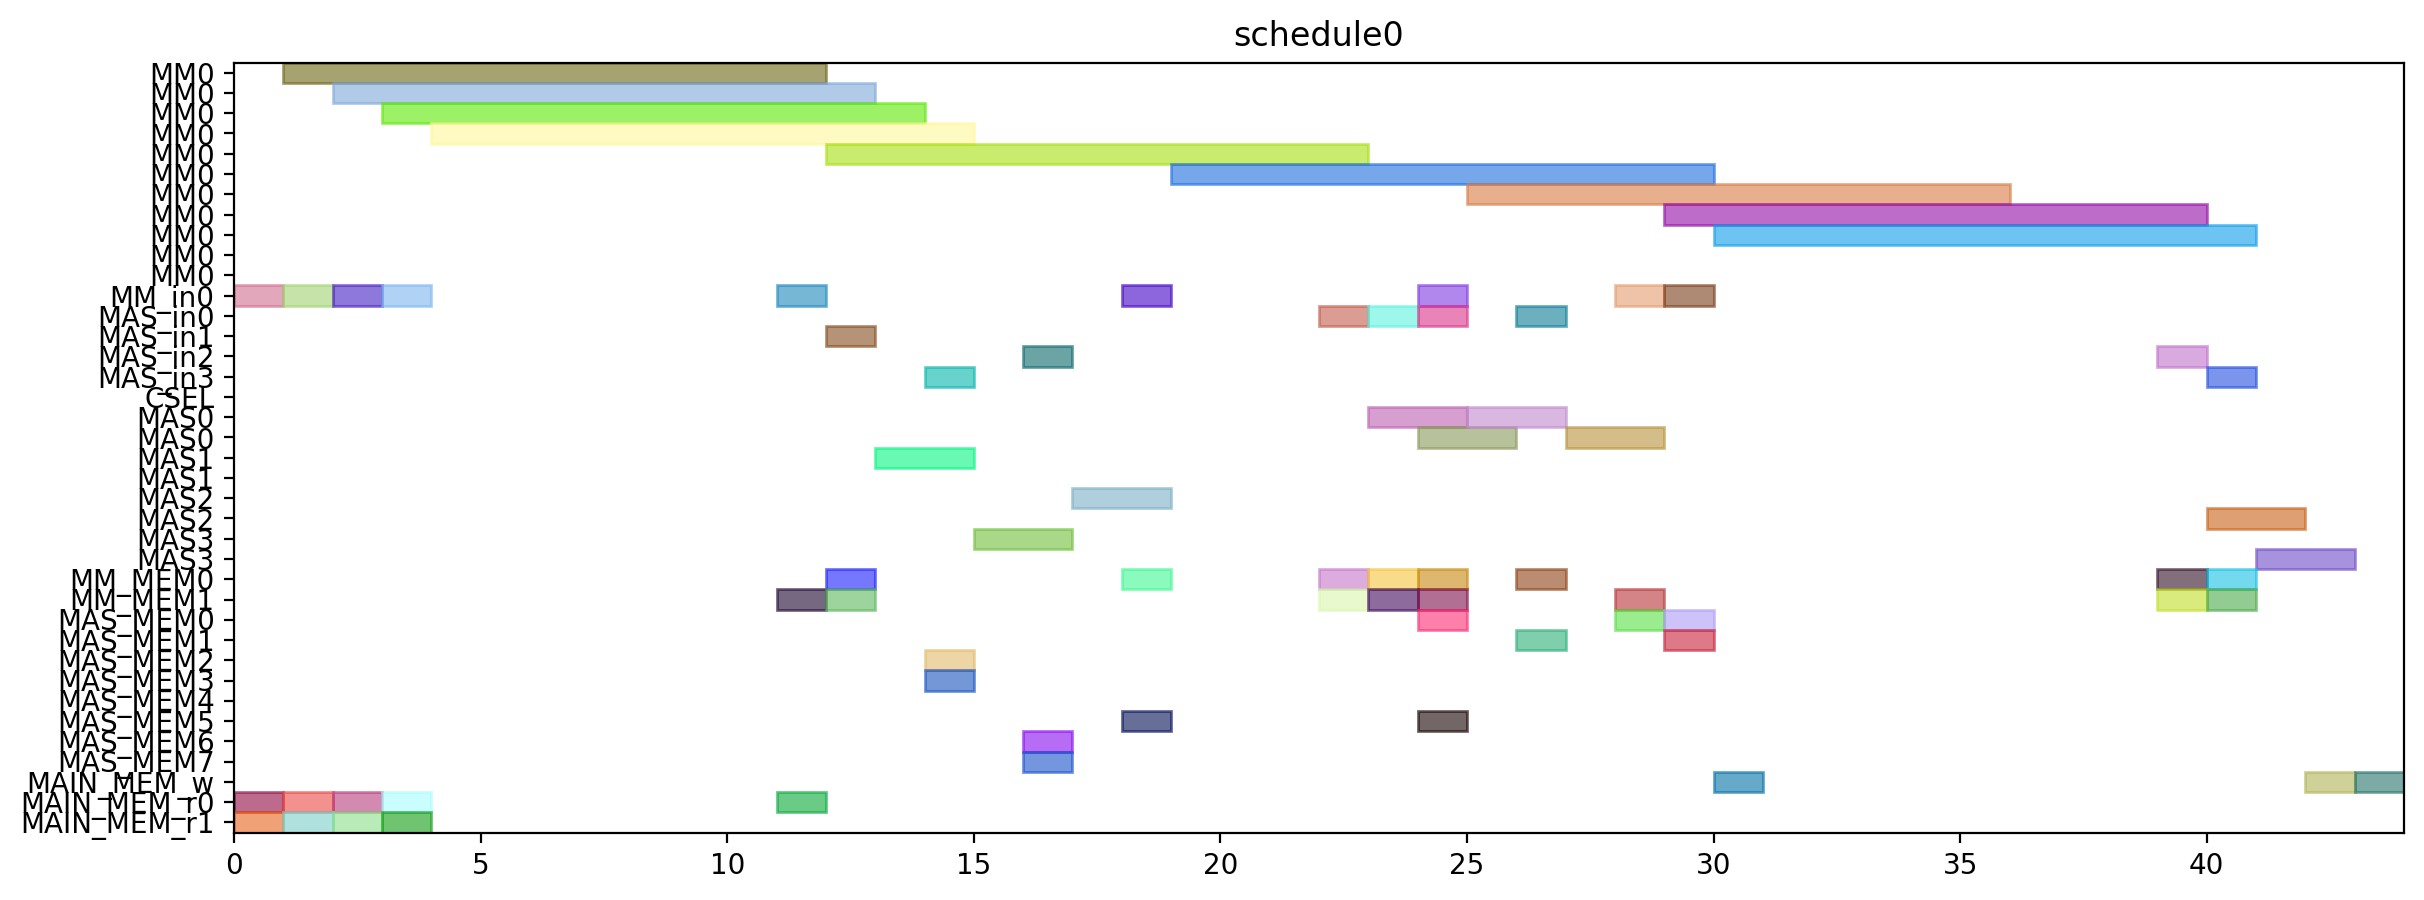

Recreate this plot in Python.
from pyschedule import Scenario, solvers, plotters, alt


def solve():
	horizon = 120
	S = Scenario("schedule0", horizon=horizon)

	# resource
	MM = S.Resources('MM', num=1, size=11)
	MM_in = S.Resources('MM_in', num=1)
	MAS_in = S.Resources('MAS_in', num=4)
	CSEL = S.Resource('CSEL')
	MAS = S.Resources('MAS', num=4, size=2, periods=range(1, horizon))
	MM_MEM = S.Resources('MM_MEM', num=2)
	MAS_MEM = S.Resources('MAS_MEM', num=8)
	MAIN_MEM_w = S.Resource('MAIN_MEM_w', size=1)
	MAIN_MEM_r = S.Resources('MAIN_MEM_r', num=2)

	# result of previous scheduling

	# new tasks
	t0 = S.Task('t0', length=11, delay_cost=1)
	t0 += alt(MM)
	t0_in = S.Task('t0_in', length=1, delay_cost=1)
	t0_in += alt(MM_in)
	S += t0_in*MM_in[0]<=t0*MM[0]
	t0_mem0 = S.Task('t0_mem0', length=1, delay_cost=1)
	t0_mem0 += MAIN_MEM_r[0]
	S += t0_mem0 <= t0

	t0_mem1 = S.Task('t0_mem1', length=1, delay_cost=1)
	t0_mem1 += MAIN_MEM_r[1]
	S += t0_mem1 <= t0

	t3 = S.Task('t3', length=11, delay_cost=1)
	t3 += alt(MM)
	t3_in = S.Task('t3_in', length=1, delay_cost=1)
	t3_in += alt(MM_in)
	S += t3_in*MM_in[0]<=t3*MM[0]
	t3_mem0 = S.Task('t3_mem0', length=1, delay_cost=1)
	t3_mem0 += MAIN_MEM_r[0]
	S += t3_mem0 <= t3

	t3_mem1 = S.Task('t3_mem1', length=1, delay_cost=1)
	t3_mem1 += MAIN_MEM_r[1]
	S += t3_mem1 <= t3

	t1 = S.Task('t1', length=11, delay_cost=1)
	t1 += alt(MM)
	t1_in = S.Task('t1_in', length=1, delay_cost=1)
	t1_in += alt(MM_in)
	S += t1_in*MM_in[0]<=t1*MM[0]
	t1_mem0 = S.Task('t1_mem0', length=1, delay_cost=1)
	t1_mem0 += MAIN_MEM_r[0]
	S += t1_mem0 <= t1

	t1_mem1 = S.Task('t1_mem1', length=1, delay_cost=1)
	t1_mem1 += MAIN_MEM_r[1]
	S += t1_mem1 <= t1

	t2 = S.Task('t2', length=11, delay_cost=1)
	t2 += alt(MM)
	t2_in = S.Task('t2_in', length=1, delay_cost=1)
	t2_in += alt(MM_in)
	S += t2_in*MM_in[0]<=t2*MM[0]
	t2_mem0 = S.Task('t2_mem0', length=1, delay_cost=1)
	t2_mem0 += MAIN_MEM_r[0]
	S += t2_mem0 <= t2

	t2_mem1 = S.Task('t2_mem1', length=1, delay_cost=1)
	t2_mem1 += MAIN_MEM_r[1]
	S += t2_mem1 <= t2

	t4 = S.Task('t4', length=11, delay_cost=1)
	t4 += alt(MM)
	t4_in = S.Task('t4_in', length=1, delay_cost=1)
	t4_in += alt(MM_in)
	S += t4_in*MM_in[0]<=t4*MM[0]
	t4_mem0 = S.Task('t4_mem0', length=1, delay_cost=1)
	t4_mem0 += MAIN_MEM_r[0]
	S += t4_mem0 <= t4

	t4_mem1 = S.Task('t4_mem1', length=1, delay_cost=1)
	t4_mem1 += alt(MM_MEM)
	S += (t2*MM[0])-1 < t4_mem1*MM_MEM[1]
	S += t4_mem1 <= t4

	t5 = S.Task('t5', length=2, delay_cost=1)
	t5 += alt(MAS)
	t5_in = S.Task('t5_in', length=1, delay_cost=1)
	t5_in += alt(MAS_in)
	S += t5_in*MAS_in[0]<=t5*MAS[0]

	S += t5_in*MAS_in[1]<=t5*MAS[1]

	S += t5_in*MAS_in[2]<=t5*MAS[2]

	S += t5_in*MAS_in[3]<=t5*MAS[3]

	t5_mem0 = S.Task('t5_mem0', length=1, delay_cost=1)
	t5_mem0 += alt(MM_MEM)
	S += (t0*MM[0])-1 < t5_mem0*MM_MEM[0]
	S += t5_mem0 <= t5

	t5_mem1 = S.Task('t5_mem1', length=1, delay_cost=1)
	t5_mem1 += alt(MM_MEM)
	S += (t0*MM[0])-1 < t5_mem1*MM_MEM[1]
	S += t5_mem1 <= t5

	t6 = S.Task('t6', length=2, delay_cost=1)
	t6 += alt(MAS)
	t6_in = S.Task('t6_in', length=1, delay_cost=1)
	t6_in += alt(MAS_in)
	S += t6_in*MAS_in[0]<=t6*MAS[0]

	S += t6_in*MAS_in[1]<=t6*MAS[1]

	S += t6_in*MAS_in[2]<=t6*MAS[2]

	S += t6_in*MAS_in[3]<=t6*MAS[3]

	t6_mem0 = S.Task('t6_mem0', length=1, delay_cost=1)
	t6_mem0 += alt(MAS_MEM)
	S += (t5*MAS[0])-1 < t6_mem0*MAS_MEM[0]
	S += (t5*MAS[1])-1 < t6_mem0*MAS_MEM[2]
	S += (t5*MAS[2])-1 < t6_mem0*MAS_MEM[4]
	S += (t5*MAS[3])-1 < t6_mem0*MAS_MEM[6]
	S += t6_mem0 <= t6

	t6_mem1 = S.Task('t6_mem1', length=1, delay_cost=1)
	t6_mem1 += alt(MAS_MEM)
	S += (t5*MAS[0])-1 < t6_mem1*MAS_MEM[1]
	S += (t5*MAS[1])-1 < t6_mem1*MAS_MEM[3]
	S += (t5*MAS[2])-1 < t6_mem1*MAS_MEM[5]
	S += (t5*MAS[3])-1 < t6_mem1*MAS_MEM[7]
	S += t6_mem1 <= t6

	t9 = S.Task('t9', length=2, delay_cost=1)
	t9 += alt(MAS)
	t9_in = S.Task('t9_in', length=1, delay_cost=1)
	t9_in += alt(MAS_in)
	S += t9_in*MAS_in[0]<=t9*MAS[0]

	S += t9_in*MAS_in[1]<=t9*MAS[1]

	S += t9_in*MAS_in[2]<=t9*MAS[2]

	S += t9_in*MAS_in[3]<=t9*MAS[3]

	t9_mem0 = S.Task('t9_mem0', length=1, delay_cost=1)
	t9_mem0 += alt(MM_MEM)
	S += (t0*MM[0])-1 < t9_mem0*MM_MEM[0]
	S += t9_mem0 <= t9

	t9_mem1 = S.Task('t9_mem1', length=1, delay_cost=1)
	t9_mem1 += alt(MM_MEM)
	S += (t4*MM[0])-1 < t9_mem1*MM_MEM[1]
	S += t9_mem1 <= t9

	t10 = S.Task('t10', length=2, delay_cost=1)
	t10 += alt(MAS)
	t10_in = S.Task('t10_in', length=1, delay_cost=1)
	t10_in += alt(MAS_in)
	S += t10_in*MAS_in[0]<=t10*MAS[0]

	S += t10_in*MAS_in[1]<=t10*MAS[1]

	S += t10_in*MAS_in[2]<=t10*MAS[2]

	S += t10_in*MAS_in[3]<=t10*MAS[3]

	t10_mem0 = S.Task('t10_mem0', length=1, delay_cost=1)
	t10_mem0 += alt(MM_MEM)
	S += (t4*MM[0])-1 < t10_mem0*MM_MEM[0]
	S += t10_mem0 <= t10

	t10_mem1 = S.Task('t10_mem1', length=1, delay_cost=1)
	t10_mem1 += alt(MM_MEM)
	S += (t4*MM[0])-1 < t10_mem1*MM_MEM[1]
	S += t10_mem1 <= t10

	t7 = S.Task('t7', length=2, delay_cost=1)
	t7 += alt(MAS)
	t7_in = S.Task('t7_in', length=1, delay_cost=1)
	t7_in += alt(MAS_in)
	S += t7_in*MAS_in[0]<=t7*MAS[0]

	S += t7_in*MAS_in[1]<=t7*MAS[1]

	S += t7_in*MAS_in[2]<=t7*MAS[2]

	S += t7_in*MAS_in[3]<=t7*MAS[3]

	t7_mem0 = S.Task('t7_mem0', length=1, delay_cost=1)
	t7_mem0 += alt(MAS_MEM)
	S += (t6*MAS[0])-1 < t7_mem0*MAS_MEM[0]
	S += (t6*MAS[1])-1 < t7_mem0*MAS_MEM[2]
	S += (t6*MAS[2])-1 < t7_mem0*MAS_MEM[4]
	S += (t6*MAS[3])-1 < t7_mem0*MAS_MEM[6]
	S += t7_mem0 <= t7

	t7_mem1 = S.Task('t7_mem1', length=1, delay_cost=1)
	t7_mem1 += alt(MAS_MEM)
	S += (t6*MAS[0])-1 < t7_mem1*MAS_MEM[1]
	S += (t6*MAS[1])-1 < t7_mem1*MAS_MEM[3]
	S += (t6*MAS[2])-1 < t7_mem1*MAS_MEM[5]
	S += (t6*MAS[3])-1 < t7_mem1*MAS_MEM[7]
	S += t7_mem1 <= t7

	t11 = S.Task('t11', length=2, delay_cost=1)
	t11 += alt(MAS)
	t11_in = S.Task('t11_in', length=1, delay_cost=1)
	t11_in += alt(MAS_in)
	S += t11_in*MAS_in[0]<=t11*MAS[0]

	S += t11_in*MAS_in[1]<=t11*MAS[1]

	S += t11_in*MAS_in[2]<=t11*MAS[2]

	S += t11_in*MAS_in[3]<=t11*MAS[3]

	t11_mem0 = S.Task('t11_mem0', length=1, delay_cost=1)
	t11_mem0 += alt(MAS_MEM)
	S += (t10*MAS[0])-1 < t11_mem0*MAS_MEM[0]
	S += (t10*MAS[1])-1 < t11_mem0*MAS_MEM[2]
	S += (t10*MAS[2])-1 < t11_mem0*MAS_MEM[4]
	S += (t10*MAS[3])-1 < t11_mem0*MAS_MEM[6]
	S += t11_mem0 <= t11

	t11_mem1 = S.Task('t11_mem1', length=1, delay_cost=1)
	t11_mem1 += alt(MM_MEM)
	S += (t4*MM[0])-1 < t11_mem1*MM_MEM[1]
	S += t11_mem1 <= t11

	t8 = S.Task('t8', length=11, delay_cost=1)
	t8 += alt(MM)
	t8_in = S.Task('t8_in', length=1, delay_cost=1)
	t8_in += alt(MM_in)
	S += t8_in*MM_in[0]<=t8*MM[0]
	t8_mem0 = S.Task('t8_mem0', length=1, delay_cost=1)
	t8_mem0 += alt(MM_MEM)
	S += (t4*MM[0])-1 < t8_mem0*MM_MEM[0]
	S += t8_mem0 <= t8

	t8_mem1 = S.Task('t8_mem1', length=1, delay_cost=1)
	t8_mem1 += alt(MAS_MEM)
	S += (t7*MAS[0])-1 < t8_mem1*MAS_MEM[1]
	S += (t7*MAS[1])-1 < t8_mem1*MAS_MEM[3]
	S += (t7*MAS[2])-1 < t8_mem1*MAS_MEM[5]
	S += (t7*MAS[3])-1 < t8_mem1*MAS_MEM[7]
	S += t8_mem1 <= t8

	new_PZ = S.Task('new_PZ', length=11, delay_cost=1)
	new_PZ += alt(MM)
	new_PZ_in = S.Task('new_PZ_in', length=1, delay_cost=1)
	new_PZ_in += alt(MM_in)
	S += new_PZ_in*MM_in[0]<=new_PZ*MM[0]
	S += 0<new_PZ

	new_PZ_w = S.Task('new_PZ_w', length=1, delay_cost=1)
	new_PZ_w += alt(MAIN_MEM_w)
	S += new_PZ <= new_PZ_w

	new_PZ_mem0 = S.Task('new_PZ_mem0', length=1, delay_cost=1)
	new_PZ_mem0 += alt(MM_MEM)
	S += (t1*MM[0])-1 < new_PZ_mem0*MM_MEM[0]
	S += new_PZ_mem0 <= new_PZ

	new_PZ_mem1 = S.Task('new_PZ_mem1', length=1, delay_cost=1)
	new_PZ_mem1 += alt(MAS_MEM)
	S += (t7*MAS[0])-1 < new_PZ_mem1*MAS_MEM[1]
	S += (t7*MAS[1])-1 < new_PZ_mem1*MAS_MEM[3]
	S += (t7*MAS[2])-1 < new_PZ_mem1*MAS_MEM[5]
	S += (t7*MAS[3])-1 < new_PZ_mem1*MAS_MEM[7]
	S += new_PZ_mem1 <= new_PZ

	t12 = S.Task('t12', length=2, delay_cost=1)
	t12 += alt(MAS)
	t12_in = S.Task('t12_in', length=1, delay_cost=1)
	t12_in += alt(MAS_in)
	S += t12_in*MAS_in[0]<=t12*MAS[0]

	S += t12_in*MAS_in[1]<=t12*MAS[1]

	S += t12_in*MAS_in[2]<=t12*MAS[2]

	S += t12_in*MAS_in[3]<=t12*MAS[3]

	t12_mem0 = S.Task('t12_mem0', length=1, delay_cost=1)
	t12_mem0 += alt(MM_MEM)
	S += (t0*MM[0])-1 < t12_mem0*MM_MEM[0]
	S += t12_mem0 <= t12

	t12_mem1 = S.Task('t12_mem1', length=1, delay_cost=1)
	t12_mem1 += alt(MAS_MEM)
	S += (t11*MAS[0])-1 < t12_mem1*MAS_MEM[1]
	S += (t11*MAS[1])-1 < t12_mem1*MAS_MEM[3]
	S += (t11*MAS[2])-1 < t12_mem1*MAS_MEM[5]
	S += (t11*MAS[3])-1 < t12_mem1*MAS_MEM[7]
	S += t12_mem1 <= t12

	t13 = S.Task('t13', length=11, delay_cost=1)
	t13 += alt(MM)
	t13_in = S.Task('t13_in', length=1, delay_cost=1)
	t13_in += alt(MM_in)
	S += t13_in*MM_in[0]<=t13*MM[0]
	t13_mem0 = S.Task('t13_mem0', length=1, delay_cost=1)
	t13_mem0 += alt(MAS_MEM)
	S += (t12*MAS[0])-1 < t13_mem0*MAS_MEM[0]
	S += (t12*MAS[1])-1 < t13_mem0*MAS_MEM[2]
	S += (t12*MAS[2])-1 < t13_mem0*MAS_MEM[4]
	S += (t12*MAS[3])-1 < t13_mem0*MAS_MEM[6]
	S += t13_mem0 <= t13

	t13_mem1 = S.Task('t13_mem1', length=1, delay_cost=1)
	t13_mem1 += alt(MAS_MEM)
	S += (t9*MAS[0])-1 < t13_mem1*MAS_MEM[1]
	S += (t9*MAS[1])-1 < t13_mem1*MAS_MEM[3]
	S += (t9*MAS[2])-1 < t13_mem1*MAS_MEM[5]
	S += (t9*MAS[3])-1 < t13_mem1*MAS_MEM[7]
	S += t13_mem1 <= t13

	t14 = S.Task('t14', length=11, delay_cost=1)
	t14 += alt(MM)
	t14_in = S.Task('t14_in', length=1, delay_cost=1)
	t14_in += alt(MM_in)
	S += t14_in*MM_in[0]<=t14*MM[0]
	t14_mem0 = S.Task('t14_mem0', length=1, delay_cost=1)
	t14_mem0 += alt(MAS_MEM)
	S += (t12*MAS[0])-1 < t14_mem0*MAS_MEM[0]
	S += (t12*MAS[1])-1 < t14_mem0*MAS_MEM[2]
	S += (t12*MAS[2])-1 < t14_mem0*MAS_MEM[4]
	S += (t12*MAS[3])-1 < t14_mem0*MAS_MEM[6]
	S += t14_mem0 <= t14

	t14_mem1 = S.Task('t14_mem1', length=1, delay_cost=1)
	t14_mem1 += alt(MM_MEM)
	S += (t3*MM[0])-1 < t14_mem1*MM_MEM[1]
	S += t14_mem1 <= t14

	new_PY = S.Task('new_PY', length=2, delay_cost=1)
	new_PY += alt(MAS)
	new_PY_in = S.Task('new_PY_in', length=1, delay_cost=1)
	new_PY_in += alt(MAS_in)
	S += new_PY_in*MAS_in[0]<=new_PY*MAS[0]

	S += new_PY_in*MAS_in[1]<=new_PY*MAS[1]

	S += new_PY_in*MAS_in[2]<=new_PY*MAS[2]

	S += new_PY_in*MAS_in[3]<=new_PY*MAS[3]

	S += 0<new_PY

	new_PY_w = S.Task('new_PY_w', length=1, delay_cost=1)
	new_PY_w += alt(MAIN_MEM_w)
	S += new_PY <= new_PY_w

	new_PY_mem0 = S.Task('new_PY_mem0', length=1, delay_cost=1)
	new_PY_mem0 += alt(MM_MEM)
	S += (t8*MM[0])-1 < new_PY_mem0*MM_MEM[0]
	S += new_PY_mem0 <= new_PY

	new_PY_mem1 = S.Task('new_PY_mem1', length=1, delay_cost=1)
	new_PY_mem1 += alt(MM_MEM)
	S += (t13*MM[0])-1 < new_PY_mem1*MM_MEM[1]
	S += new_PY_mem1 <= new_PY

	new_PX = S.Task('new_PX', length=2, delay_cost=1)
	new_PX += alt(MAS)
	new_PX_in = S.Task('new_PX_in', length=1, delay_cost=1)
	new_PX_in += alt(MAS_in)
	S += new_PX_in*MAS_in[0]<=new_PX*MAS[0]

	S += new_PX_in*MAS_in[1]<=new_PX*MAS[1]

	S += new_PX_in*MAS_in[2]<=new_PX*MAS[2]

	S += new_PX_in*MAS_in[3]<=new_PX*MAS[3]

	S += 0<new_PX

	new_PX_w = S.Task('new_PX_w', length=1, delay_cost=1)
	new_PX_w += alt(MAIN_MEM_w)
	S += new_PX <= new_PX_w

	new_PX_mem0 = S.Task('new_PX_mem0', length=1, delay_cost=1)
	new_PX_mem0 += alt(MM_MEM)
	S += (t14*MM[0])-1 < new_PX_mem0*MM_MEM[0]
	S += new_PX_mem0 <= new_PX

	new_PX_mem1 = S.Task('new_PX_mem1', length=1, delay_cost=1)
	new_PX_mem1 += alt(MM_MEM)
	S += (t14*MM[0])-1 < new_PX_mem1*MM_MEM[1]
	S += new_PX_mem1 <= new_PX

	solvers.mip.solve(S,msg=1,kind='CPLEX',ratio_gap=1.01)

	solution = [['hoge']*len(S.solution()[1]) for i in range(len(S.solution()))]
	for i in range(len(S.solution())):
		for j in range(len(S.solution()[i])):
			solution[i][j]=str(S.solution()[i][j])
	print(solution)

	cycles = int(solution[-1][3])

	pic_file_name = "/home/mfukuda/ABE/multiRAM_multiMAS_16mux/scheduling_result/stage11MM1_stage2MAS4/EP_DBL_A_0/schedule0.png"
	if(S.solution() != []):
		plotters.matplotlib.plot(S,img_filename=pic_file_name, show_task_labels=False, fig_size=(cycles*0.25+3, 5))

	return solution
